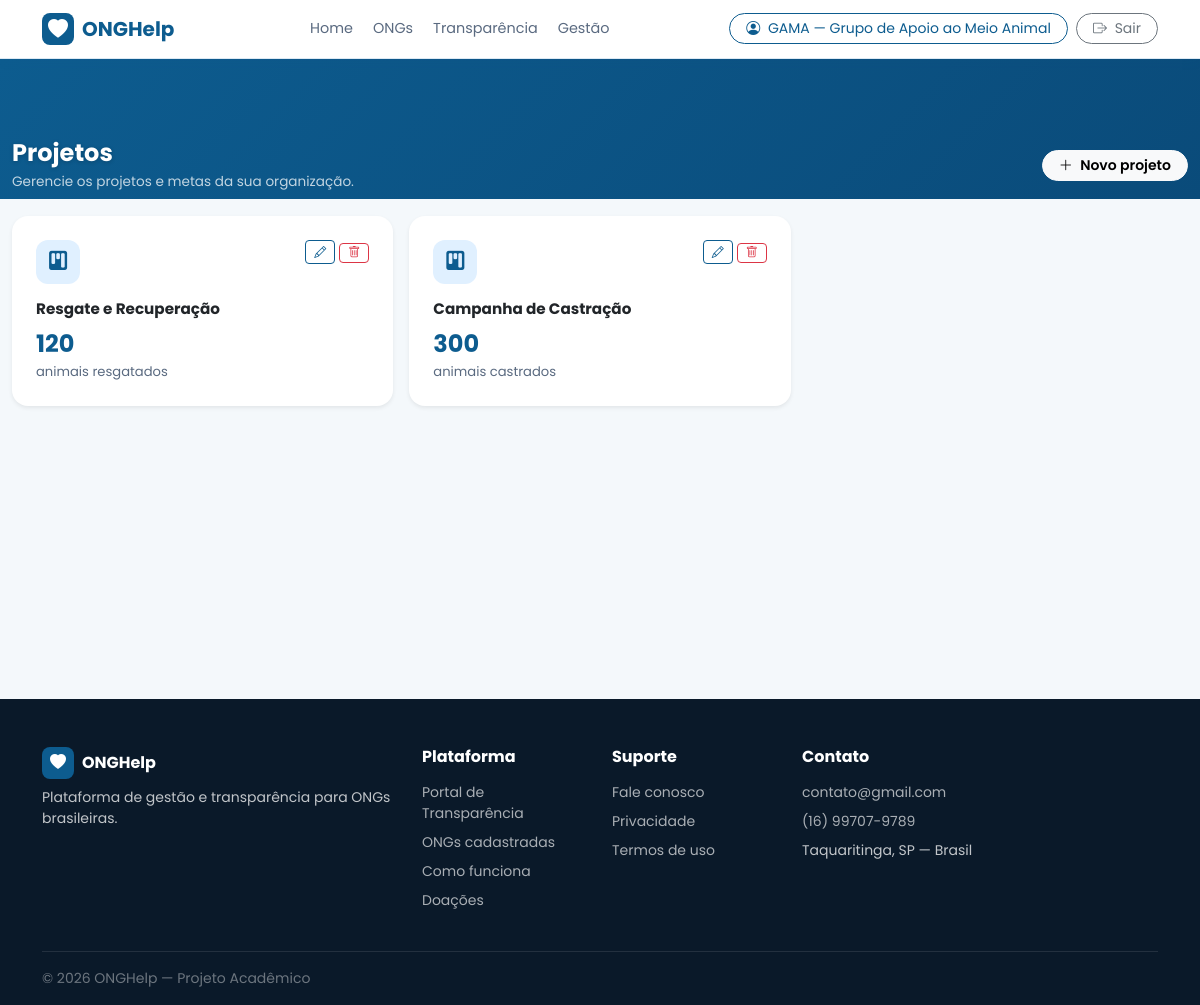
/pages/projetos.php (signed in), run on the app's committed database.
### tables this page shows
CREATE TABLE `projetos` (
  `id` int(10) UNSIGNED NOT NULL,
  `usuario_id` int(10) UNSIGNED NOT NULL,
  `nome` varchar(160) NOT NULL,
  `indicador` int(10) UNSIGNED NOT NULL DEFAULT 0,
  `unidade` varchar(80) NOT NULL,
  `criado_em` datetime NOT NULL DEFAULT current_timestamp()
);

### pages/projetos.php (the view, shortened to what this page needs)
<?php
require_once '../includes/db.php';
$id      = (int) $_SESSION['user_id'];
$projs = $pdo->prepare("SELECT * FROM projetos WHERE usuario_id = ? ORDER BY id ASC");
$projs->execute([$id]);
$projetos = $projs->fetchAll();
include '../includes/header.php';
?>
<section style="background:var(--cor-fundo); min-height:80vh;">
  <div style="height:140px; background:linear-gradient(135deg,var(--cor-primaria),#0a4b7a);"></div>
  <div class="container pb-5" style="max-width:1320px; margin-top:-60px;">
    <div class="d-flex flex-wrap align-items-center justify-content-between mb-4 gap-2">
      <div>
        <h4 class="fw-bold mb-1 text-white" style="text-shadow:0 1px 4px rgba(0,0,0,.2);">Projetos</h4>
        <p class="mb-0" style="font-size:.85rem; color:rgba(255,255,255,.75);">
          Gerencie os projetos e metas da sua organização.
        </p>
      </div>
      <button class="btn btn-light rounded-pill px-3 btn-sm fw-semibold" data-bs-toggle="modal" data-bs-target="#modalProj">
        <i class="bi bi-plus-lg me-1"></i> Novo projeto
      </button>
    </div>
    <?php if (empty($projetos)): ?>
      <div class="card border-0 rounded-4 shadow-sm p-5 text-center">
        <div style="font-size:3rem; color:#DCE9F4; margin-bottom:1rem;"><i class="bi bi-kanban"></i></div>
        <h6 class="fw-bold mb-2">Nenhum projeto cadastrado</h6>
        <p class="text-muted mb-3" style="font-size:.875rem;">
          Crie seu primeiro projeto para exibir as metas da sua organização no Portal de Transparência.
        </p>
        <button class="btn btn-primary rounded-pill px-4 btn-sm" data-bs-toggle="modal" data-bs-target="#modalProj">
          <i class="bi bi-plus-lg me-1"></i> Criar projeto
        </button>
      </div>
    <?php else: ?>
      <div class="row g-3">
        <?php foreach ($projetos as $proj): ?>
        <div class="col-md-6 col-lg-4">
          <div class="card border-0 rounded-4 shadow-sm p-4 h-100">
            <div class="d-flex justify-content-between align-items-start mb-3">
              <div style="width:44px; height:44px; border-radius:12px; background:#E0F0FF;
                          display:flex; align-items:center; justify-content:center;
                          color:var(--cor-primaria); font-size:1.2rem;">
                <i class="bi bi-kanban-fill"></i>
              </div>
              <div class="d-flex gap-1">
                <button class="btn btn-sm btn-outline-primary px-2 py-0" style="font-size:.75rem;"
                        onclick="editar(<?= $proj['id'] ?>, '<?= htmlspecialchars($proj['nome'], ENT_QUOTES) ?>', <?= $proj['indicador'] ?>, '<?= htmlspecialchars($proj['unidade'], ENT_QUOTES) ?>')">
                  <i class="bi bi-pencil"></i>
                </button>
                <form method="POST" action="" style="display:inline;" onsubmit="return confirm('Excluir este projeto?');">
                  <button type="submit" class="btn btn-sm btn-outline-danger px-2 py-0" style="font-size:.75rem;">
                    <i class="bi bi-trash"></i>
                  </button>
                </form>
              </div>
            </div>
            <h6 class="fw-bold mb-2" style="font-size:.95rem;"><?= htmlspecialchars($proj['nome']) ?></h6>
            <div class="mt-auto">
              <div style="font-size:1.5rem; font-weight:700; color:var(--cor-primaria);">
                <?= number_format($proj['indicador'], 0, ',', '.') ?>
              </div>
              <div style="font-size:.82rem; color:var(--cor-texto-muted);">
                <?= htmlspecialchars($proj['unidade']) ?>
              </div>
            </div>
          </div>
        </div>
        <?php endforeach; ?>
      </div>
    <?php endif; ?>
  </div>
</section>
<?php include '../includes/footer.php'; ?>

### assets/css/global.css (style rules this page uses)
:root { --cor-primaria: #0D5C8F; --cor-secundaria: #00B37E; --cor-acento: #E8913A; --cor-fundo: #F4F8FB; --cor-texto: #1A2233; --cor-texto-muted: #5A6A80; --cor-hero-bg: #E8F2FA; --radius: 12px; --shadow-card: 0 4px 24px rgba(13,92,143,.10); --transicao: .25s ease; }
body { font-family: 'Poppins', sans-serif; color: var(--cor-texto); }
.btn-outline-primary { color: var(--cor-primaria); border-color: var(--cor-primaria); }
html, body { height: 100%; }

### data on the page
projetos: nome "Resgate e Recuperação", indicador "120", unidade "animais resgatados"
projetos: nome "Campanha de Castração", indicador "300", unidade "animais castrados"

### other printed values
$_SESSION['user_nome'] "GAMA — Grupo de Apoio ao Meio Animal"
